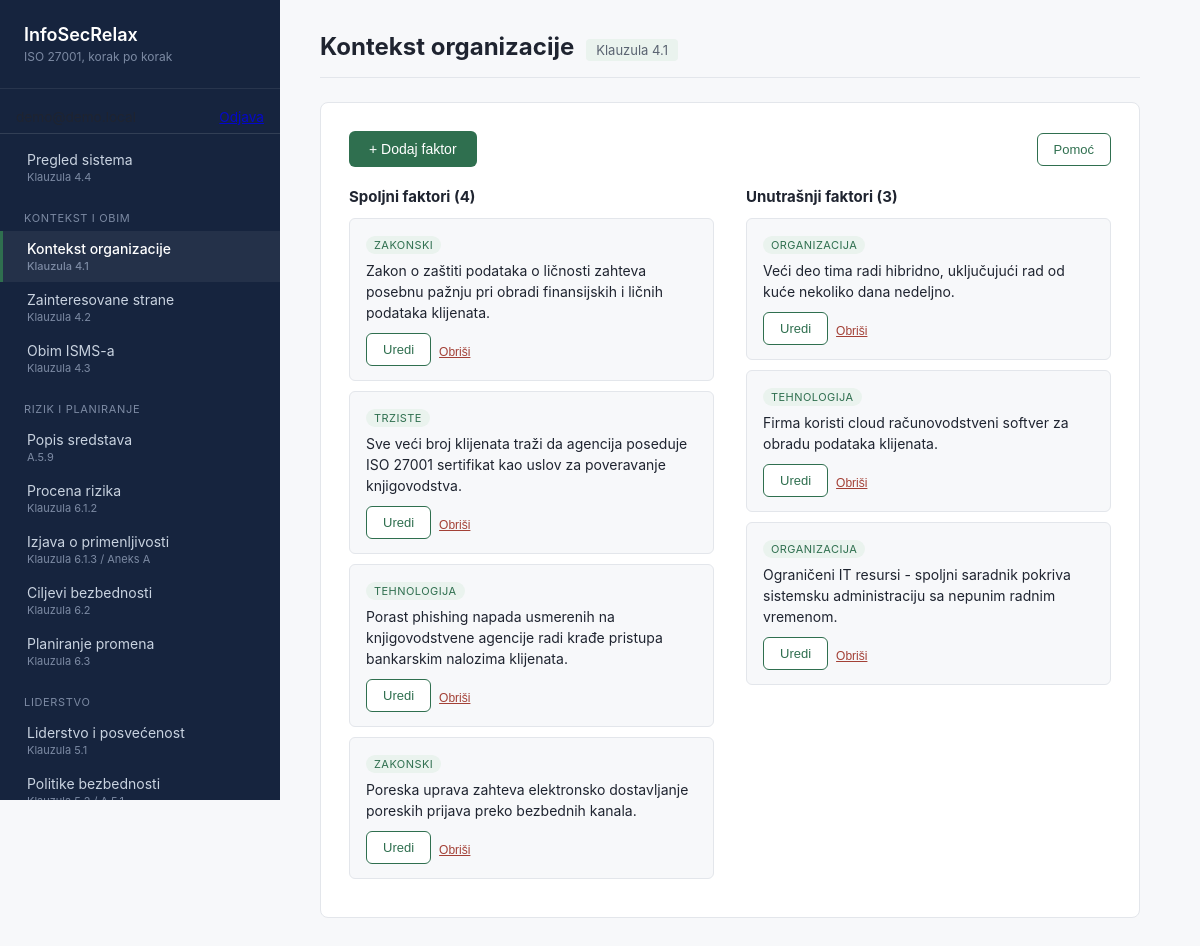
The app's page /?page=kontekst (signed in) with its own data.
### tables this page shows
CREATE TABLE context_factors (
    id                  BIGINT UNSIGNED AUTO_INCREMENT PRIMARY KEY,
    organization_id     BIGINT UNSIGNED NOT NULL,
    factor_type         ENUM('spoljni','unutrasnji') NOT NULL COMMENT 'Klauzula 4.1',
    description         TEXT NOT NULL,
    category            VARCHAR(100) NULL COMMENT 'npr. zakonski, trziste, tehnologija, organizacija',
    last_reviewed_at    DATE NULL,
    created_at          TIMESTAMP NOT NULL DEFAULT CURRENT_TIMESTAMP,
    updated_at          TIMESTAMP NOT NULL DEFAULT CURRENT_TIMESTAMP ON UPDATE CURRENT_TIMESTAMP,
    FOREIGN KEY (organization_id) REFERENCES organizations(id) ON DELETE CASCADE,
    INDEX idx_context_org (organization_id)
);

### src/config/auth.php (called while the page is built, shortened)
<?php
function currentUser(): ?array
{
    static $cached = null;
    static $resolved = false;
    if ($resolved) {
        return $cached;
    }
    $resolved = true;
    $pdo  = getDbConnection();
    $stmt = $pdo->prepare(
        'SELECT id, organization_id, role_id, email, is_active, is_super_admin
         FROM users WHERE id = :id'
    );
    $stmt->execute(['id' => $_SESSION['user_id']]);
    $user = $stmt->fetch();
    $cached = $user;
    return $user;
}
function permissionLevelFor(PDO $pdo, ?int $roleId, string $slug): string
{
    $stmt = $pdo->prepare(
        'SELECT permission_level FROM role_page_permissions
         WHERE role_id = :role_id AND page_slug = :slug'
    );
    $stmt->execute(['role_id' => $roleId, 'slug' => $slug]);
    $level = $stmt->fetchColumn();
    return $level !== false ? (string) $level : PERMISSION_NONE;
}
function permissionAtLeast(string $level, string $required): bool
{
    $rank = [PERMISSION_NONE => 0, PERMISSION_READ => 1, PERMISSION_FULL => 2];
    return ($rank[$level] ?? 0) >= ($rank[$required] ?? 0);
}

### src/includes/factor-card.php (the view, shortened to what this page needs)
<div class="factor-card">
    <?php if (!empty($factor['category'])): ?>
        <span class="factor-category"><?= htmlspecialchars($factor['category']) ?></span>
    <?php endif; ?>
    <p><?= nl2br(htmlspecialchars($factor['description'])) ?></p>
    <div class="card-actions">
        <button type="button" class="btn-secondary"
            onclick='openEditFactorModal(<?= json_encode([
                "id"          => (int) $factor["id"],
                "factor_type" => $factor["factor_type"],
                "category"    => $factor["category"] ?? "",
                "description" => $factor["description"],
            ], JSON_HEX_APOS | JSON_HEX_QUOT | JSON_HEX_TAG | JSON_HEX_AMP) ?>)'>Uredi</button>
        <form method="post" class="factor-delete-form" onsubmit="return confirm('Obrisati ovaj faktor?');">
            <button type="submit" class="btn-delete">Obriši</button>
        </form>
    </div>
</div>

### src/includes/header.php (shortened to what this page needs)
<?php
$__authUser = currentUser();
?>
<!DOCTYPE html>
<html lang="sr">
<head>
    <link rel="stylesheet" href="assets/style.css">
</head>
<body>
    <div class="app-shell">
        <aside class="sidebar">
            <div class="sidebar-brand">
                <span class="brand-name">InfoSecRelax</span>
                <span class="brand-tag">ISO 27001, korak po korak</span>
            </div>
            <?php if ($__authUser !== null): ?>
            <div class="sidebar-user">
                <span class="sidebar-user-email"><?= htmlspecialchars($__authUser['email']) ?></span>
                <a href="?page=odjava" class="sidebar-user-logout">Odjava</a>
            </div>
            <?php endif; ?>
            <nav class="sidebar-nav">
                <?php
                $lastGroup = null;
                foreach ($menu as $item):
                    if ($item['group'] !== $lastGroup):
                        $lastGroup = $item['group'];
                ?>
                <?php if ($lastGroup !== null): ?>
                <div class="nav-group-title"><?= htmlspecialchars($lastGroup) ?></div>
                <?php endif; ?>
                <?php endif; ?>
                <a href="?page=<?= htmlspecialchars($item['slug']) ?>"
                   class="nav-link<?= $requestedSlug === $item['slug'] ? ' active' : '' ?>">
                    <span class="nav-title"><?= htmlspecialchars($item['title']) ?></span>
                    <?php if (!empty($item['iso_ref'])): ?>
                    <span class="nav-ref"><?= htmlspecialchars($item['iso_ref']) ?></span>
                    <?php endif; ?>
                </a>
                <?php endforeach; ?>
            </nav>
        </aside>
        <main class="main-content">
            <header class="content-header">
                <h1><?= htmlspecialchars($currentItem['title']) ?></h1>
                <?php if (!empty($currentItem['iso_ref'])): ?>
                <span class="content-ref"><?= htmlspecialchars($currentItem['iso_ref']) ?></span>
                <?php endif; ?>
            </header>
            <div class="content-body">

### src/index.php (shortened to what this page needs)
<?php
require_once __DIR__ . '/config/auth.php';
$requestedSlug = isset($_GET['page'])
    ? preg_replace('/[^a-z0-9\-]/', '', (string) $_GET['page'])
    : null;
$user = currentUser();
$fullMenu = require __DIR__ . '/config/menu.php';
$currentItem = null;
foreach ($fullMenu as $item) {
    if ($item['slug'] === $requestedSlug) {
        $currentItem = $item;
        break;
    }
}
$pdo = getDbConnection();
$menu = array_values(array_filter($fullMenu, static function (array $item) use ($pdo, $user): bool {
    $roleId = $user['role_id'] !== null ? (int) $user['role_id'] : null;
    return permissionAtLeast(permissionLevelFor($pdo, $roleId, $item['slug']), PERMISSION_READ);
}));
require __DIR__ . '/includes/header.php';
$modulePath = __DIR__ . '/modules/' . $requestedSlug . '.php';
if (file_exists($modulePath)) {
    require $modulePath;
} else {
    require __DIR__ . '/includes/placeholder.php';
}
require __DIR__ . '/includes/footer.php';

### src/modules/kontekst.php (shortened to what this page needs)
<?php
$pdo = getDbConnection();
$organizationId = ensureDefaultOrganization($pdo);
$stmt = $pdo->prepare(
    'SELECT * FROM context_factors WHERE organization_id = :org_id ORDER BY created_at DESC'
);
$stmt->execute(['org_id' => $organizationId]);
$allFactors = $stmt->fetchAll();
$externalFactors = array_filter($allFactors, fn(array $f): bool => $f['factor_type'] === 'spoljni');
$internalFactors = array_filter($allFactors, fn(array $f): bool => $f['factor_type'] === 'unutrasnji');
?>
<div class="toolbar">
    <button type="button" class="btn-primary" onclick="openAddFactorModal()">+ Dodaj faktor</button>
    <button type="button" class="btn-secondary" onclick="openHelpModal()">Pomoć</button>
</div>
<div class="factor-columns">
    <div class="factor-column">
        <h3>Spoljni faktori (<?= count($externalFactors) ?>)</h3>
        <?php if (empty($externalFactors)): ?>
            <p class="empty-state">Još uvek nema unetih spoljnih faktora.</p>
        <?php else: ?>
            <?php foreach ($externalFactors as $factor): ?>
                <?php include __DIR__ . '/../includes/factor-card.php'; ?>
            <?php endforeach; ?>
        <?php endif; ?>
    </div>
    <div class="factor-column">
        <h3>Unutrašnji faktori (<?= count($internalFactors) ?>)</h3>
        <?php if (empty($internalFactors)): ?>
            <p class="empty-state">Još uvek nema unetih unutrašnjih faktora.</p>
        <?php else: ?>
            <?php foreach ($internalFactors as $factor): ?>
                <?php include __DIR__ . '/../includes/factor-card.php'; ?>
            <?php endforeach; ?>
        <?php endif; ?>
    </div>
</div>

### src/includes/footer.php (shortened to what this page needs)
            </div>
        </main>
    </div>
</body>
</html>

### src/assets/style.css (style rules this page uses)
:root { --color-bg: #f7f8fa; --color-surface: #ffffff; --color-sidebar: #16243e; --color-sidebar-text: #c9d3e0; --color-sidebar-text-muted: #7c8aa3; --color-accent: #2f6f4f; --color-accent-soft: #eaf3ee; --color-warning: #9a6b12; --color-warning-soft: #fbf1de; --color-danger: #a34036; --color-danger-soft: #fbeae7; --color-text: #1f2430; --color-text-muted: #5b6472; --color-border: #e3e6eb; --sidebar-width: 280px; }
* { box-sizing: border-box; }
body { margin: 0; font-family: -apple-system, BlinkMacSystemFont, "Segoe UI", Roboto, sans-serif; background: var(--color-bg); color: var(--color-text); }
.app-shell { display: flex; min-height: 100vh; }
.sidebar { width: var(--sidebar-width); flex-shrink: 0; background: var(--color-sidebar); padding: 24px 0 40px; overflow-y: auto; position: sticky; top: 0; height: 100vh; align-self: flex-start; }
.sidebar-brand { padding: 0 24px 24px; border-bottom: 1px solid rgba(255, 255, 255, 0.08); margin-bottom: 12px; display: flex; flex-direction: column; gap: 4px; }
.brand-name { color: #ffffff; font-size: 18px; font-weight: 600; }
.brand-tag { color: var(--color-sidebar-text-muted); font-size: 12px; }
.nav-group-title { color: var(--color-sidebar-text-muted); font-size: 11px; text-transform: uppercase; letter-spacing: 0.06em; padding: 18px 24px 6px; }
.nav-link { display: flex; flex-direction: column; gap: 2px; padding: 9px 24px; color: var(--color-sidebar-text); text-decoration: none; font-size: 14px; border-left: 3px solid transparent; }
.nav-link.active { background: rgba(255, 255, 255, 0.06); border-left-color: var(--color-accent); color: #ffffff; font-weight: 500; }
.nav-ref { font-size: 11px; color: var(--color-sidebar-text-muted); }
.main-content { flex: 1; padding: 32px 40px 60px; max-width: 900px; }
.content-header { display: flex; align-items: baseline; gap: 12px; margin-bottom: 24px; padding-bottom: 16px; border-bottom: 1px solid var(--color-border); }
.content-header h1 { font-size: 24px; margin: 0; }
.content-ref { font-size: 13px; color: var(--color-text-muted); background: var(--color-accent-soft); padding: 3px 10px; border-radius: 4px; }
.content-body { background: var(--color-surface); border: 1px solid var(--color-border); border-radius: 8px; padding: 28px; }
.btn-primary { background: var(--color-accent); color: #ffffff; border: none; border-radius: 6px; padding: 10px 20px; font-size: 14px; font-weight: 500; cursor: pointer; }
.btn-secondary { background: var(--color-surface); color: var(--color-accent); border: 1px solid var(--color-accent); border-radius: 6px; padding: 8px 16px; font-size: 13px; font-weight: 500; cursor: pointer; }
.btn-delete { background: none; border: none; color: #a34036; font-size: 12px; cursor: pointer; padding: 0; text-decoration: underline; }
.factor-columns { display: grid; grid-template-columns: 1fr 1fr; gap: 32px; }
.factor-column h3 { font-size: 15px; margin: 0 0 12px; }
.factor-card { background: var(--color-bg); border: 1px solid var(--color-border); border-radius: 6px; padding: 14px 16px; margin-bottom: 10px; }
.factor-card p { margin: 6px 0 8px; font-size: 14px; line-height: 1.5; }
.factor-category { display: inline-block; font-size: 11px; text-transform: uppercase; letter-spacing: 0.04em; color: var(--color-accent); background: var(--color-accent-soft); padding: 2px 8px; border-radius: 999px; }
.factor-delete-form { margin: 0; }
.card-actions { display: flex; align-items: center; gap: 8px; flex-wrap: wrap; margin-top: 10px; }
.toolbar { display: flex; align-items: center; justify-content: space-between; gap: 8px; flex-wrap: wrap; margin-bottom: 20px; }
.sidebar-user { display: flex; align-items: center; justify-content: space-between; gap: 0.5rem; padding: 0.5rem 1rem; margin-bottom: 0.5rem; font-size: 0.85rem; border-bottom: 1px solid rgba(255, 255, 255, 0.12); }
.sidebar-user-email { overflow: hidden; text-overflow: ellipsis; white-space: nowrap; }
.sidebar-user-logout { flex-shrink: 0; opacity: 0.8; text-decoration: underline; }

### records on screen
context_factors: category "ZAKONSKI", description "Zakon o zaštiti podataka o ličnosti zahteva posebnu pažnju pri obradi finansijskih i ličnih podataka klijenata."
context_factors: category "TRZISTE", description "Sve veći broj klijenata traži da agencija poseduje ISO 27001 sertifikat kao uslov za poveravanje knjigovodstva."
context_factors: category "TEHNOLOGIJA", description "Porast phishing napada usmerenih na knjigovodstvene agencije radi krađe pristupa bankarskim nalozima klijenata."
context_factors: category "ZAKONSKI", description "Poreska uprava zahteva elektronsko dostavljanje poreskih prijava preko bezbednih kanala."
context_factors: category "ORGANIZACIJA", description "Veći deo tima radi hibridno, uključujući rad od kuće nekoliko dana nedeljno."
context_factors: category "TEHNOLOGIJA", description "Firma koristi cloud računovodstveni softver za obradu podataka klijenata."
context_factors: category "ORGANIZACIJA", description "Ograničeni IT resursi - spoljni saradnik pokriva sistemsku administraciju sa nepunim radnim vremenom."

### other values on screen
$item['title'] "Pregled sistema"
$item['iso_ref'] "Klauzula 4.4"
$lastGroup "KONTEKST I OBIM"
$item['title'] "Kontekst organizacije"
$item['iso_ref'] "Klauzula 4.1"
$item['title'] "Zainteresovane strane"
$item['iso_ref'] "Klauzula 4.2"
$item['title'] "Obim ISMS-a"
$item['iso_ref'] "Klauzula 4.3"
$lastGroup "RIZIK I PLANIRANJE"
$item['title'] "Popis sredstava"
$item['iso_ref'] "A.5.9"
$item['title'] "Procena rizika"
$item['iso_ref'] "Klauzula 6.1.2"
$item['title'] "Izjava o primenljivosti"
